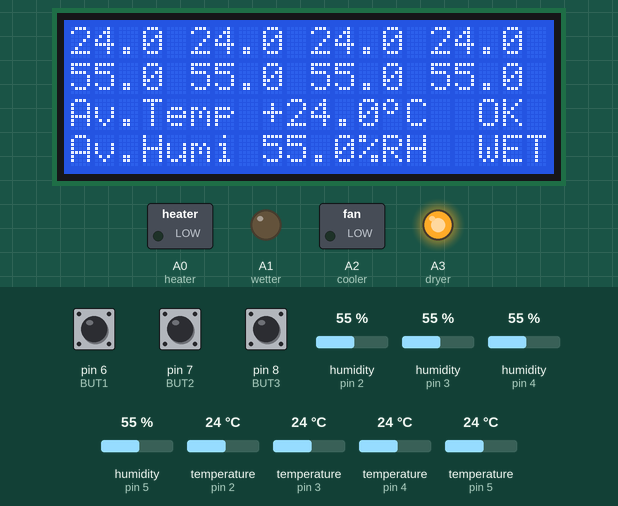
Bench run of a sketch on a simulated Arduino Mega 2560, built with avr-gcc and run on an emulated ATmega2560. On the bench: 20×4 character LCD, switched loads named in the sketch (green lamp = pin HIGH), output pins drawn as LEDs (lit = HIGH). The inputs (shaded band) are chosen by the test bench; at power-on: temperature (sensors on pin 2, pin 3, pin 4, pin 5) 24 °C, pin 8 (BUT3) HIGH, pin 7 (BUT2) HIGH, pin 6 (BUT1) HIGH, humidity (sensors on pin 2, pin 3, pin 4, pin 5) 55 %. The local clock reads 2024-03-15 10:24:30 at power-on unless the sketch sets it; storage starts empty; EEPROM starts erased; what the sketch prints to the serial monitor is not drawn.

Above: at 7.02 s.
7.5 s: temperature (sensor on pin 2) set to 29.2 °C
At 9.07 s:
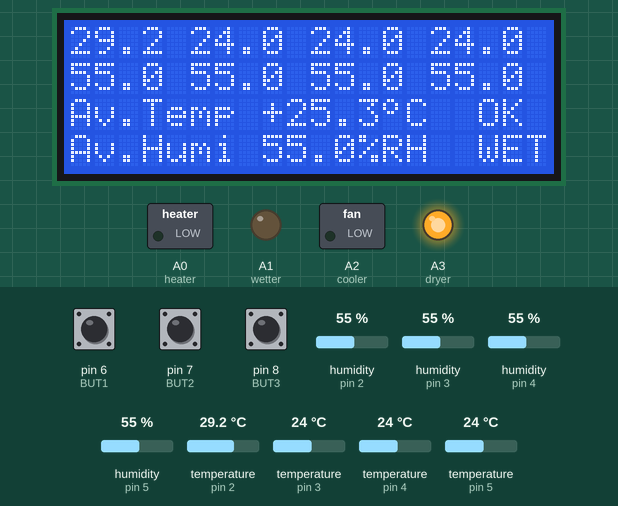
10.8 s: temperature (sensor on pin 2) set to 30.3 °C
At 13.1 s:
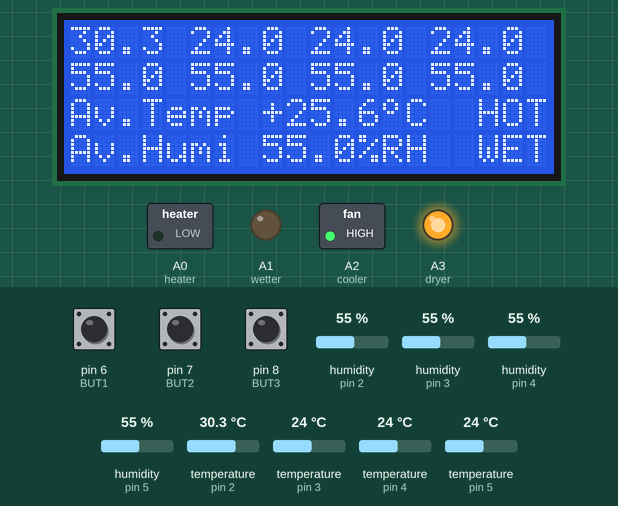
13.9 s: pin 8 (BUT3) pulled LOW for 3.2 s
At 18.0 s:
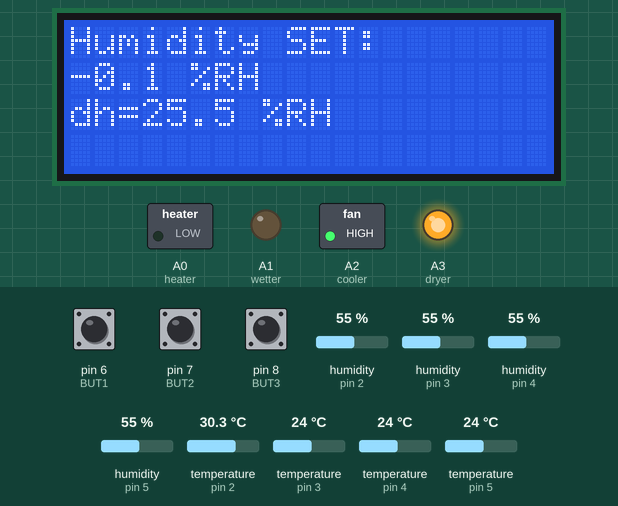
18.6 s: pin 7 (BUT2) pulled LOW for 1 s
At 20.4 s:
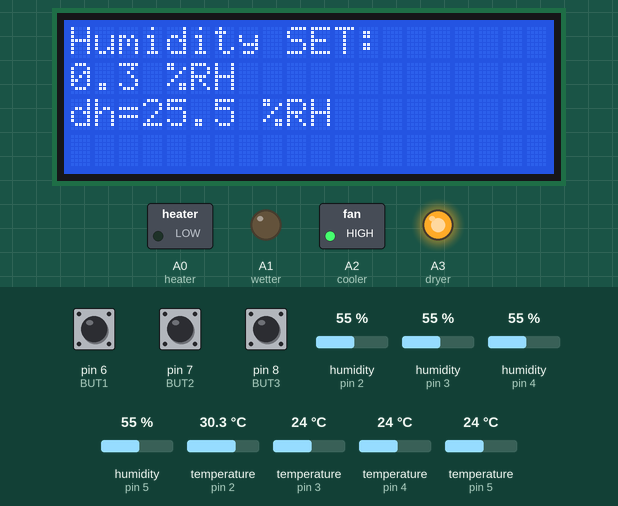
21.1 s: pin 7 (BUT2) pulled LOW for 0.15 s
At 21.9 s:
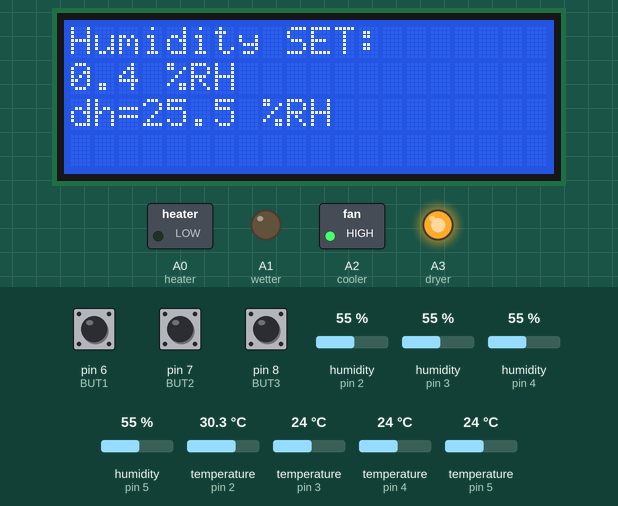
22.8 s: pin 8 (BUT3) pulled LOW for 0.15 s
At 24.0 s:
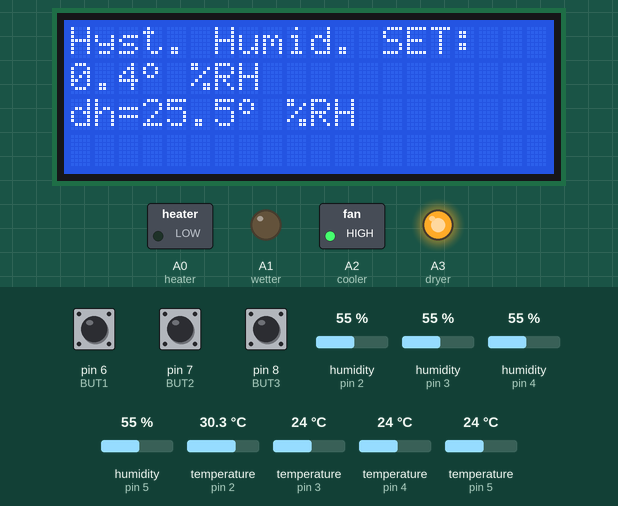
Timing chart, 0 to 25.8 s (numbered marks = the images above; inputs shaded):
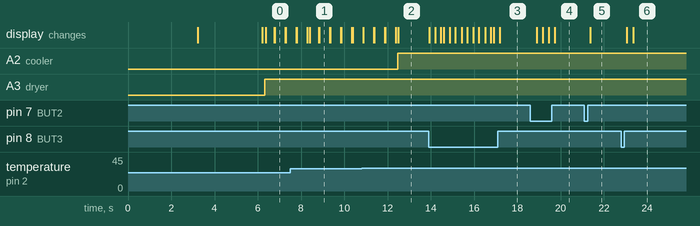

Measured:
- the behaviour switches between 29.6 and 29.7 °C on temperature (sensor on pin 2) (found by bisection; images 1 and 2)
- after the input at 10.8 s, A2 (cooler): LOW → HIGH after 1.7 s
- after the input at 13.9 s, the display: first changes at once (image 3 shows a later state)
- after the input at 18.6 s, the display: first changes after 0.30 s (image 4 shows a later state)
- after the input at 21.1 s, the display: changes after 0.27 s (image 5)
- after the input at 22.8 s, the display: first changes after 0.27 s (image 6 shows a later state)
- what the display in image 0 shows lasts 0.5 s, from 6.8 s to 7.3 s

The sketch:

Temp_and_humi_controller_and_datalogger_with_PID.ino
```cpp
#include <SD.h>
#include <SPI.h>
#include <Wire.h>
#include <RTClib.h>
#include <EEPROM.h>
#include <LiquidCrystal_I2C.h>

RTC_DS3231 rtc;

char daysOfTheWeek[7][12] = {"Sunday", "Monday", "Tuesday", "Wednesday", "Thursday", "Friday", "Saturday"};

LiquidCrystal_I2C lcd(0x27, 20, 4); // set the LCD address to 0x27 for a 16 chars and 2 line display

File templog;

// connect CS pin of sd card module to pin 53 on mega
int pinCS = 10;

// http://arduino.cc/en/Reference/LiquidCrystalCreateChar
byte grad[8] = {
  B01100,
  B10010,
  B10010,
  B01100,
  B00000,
  B00000,
  B00000,
};


#include "DHT.h"
#define DHTPIN1 2     // what pin we're connected to 2
#define DHTPIN2 3     // what pin we're connected to 3
#define DHTPIN3 4     // what pin we're connected to 4
#define DHTPIN4 5     // what pin we're connected to 5

// Uncomment whatever type you're using!
//#define DHTTYPE DHT11   // DHT 11
#define DHTTYPE DHT22   // DHT 22  (AM2302)
//#define DHTTYPE DHT21   // DHT 21 (AM2301)

// if is just sensor:0
// Connect pin 1 (on the left) of the sensor to +5V
// Connect pin 2 of the sensor to whatever your DHTPIN is
// Connect pin 4 (on the right) of the sensor to GROUND
// Connect a 10K resistor from pin 2 (data) to pin 1 (power) of the sensor

DHT dht1(DHTPIN1, DHTTYPE);
DHT dht2(DHTPIN2, DHTTYPE);
DHT dht3(DHTPIN3, DHTTYPE);
DHT dht4(DHTPIN4, DHTTYPE);

// define pins for relay or leds
#define heater A0
#define wetter A1
#define cooler A2
#define dryer A3

// define variable
float temp, t1, reqtemp, temphyst;   // variable for temperature
float hum, reqhum, humhyst;        // variable for humiditiy
float temp1, temp2, temp3, temp4;
float hum1, hum2, hum3, hum4;

byte heat;  // is 1 for heater and 0 for cooler
byte dry;   // is 1 for dryer and 0 for wetter

//edit this to increase datalogging speed in sd card
int wait_time = 5;
int wait_count = 0;


#define BUT1 6    // - switch
#define BUT2 7    // + switch
#define BUT3 8    // MENU switch

byte meniu = 0; // if MENIU = 0 is clasical
// if MENIU = 1 is for temperature set (reqtemp)
// if MENIU = 2 is for dt temperature (temphyst)
// if MENIU = 3 is for humidity set (reqhum)
// if MENIU = 4 is for dh humidity (humhyst)
// if MENIU = 5 is for HEAT/COOL
// if MENIU = 6 id for DRY/WET

//PID Variables
float T_PID_error = 0;
float T_previous_error = 0;
int T_PID_value = 0;

float H_PID_error = 0;
float H_previous_error = 0;
int H_PID_value = 0;

float elapsedTime, Time, timePrev;

int T_PID_p = 0;    int T_PID_i = 0;    int T_PID_d = 0;
int H_PID_p = 0;    int H_PID_i = 0;    int H_PID_d = 0;

//PID constants (Edit these)
int T_kp = 9.1;   int T_ki = 0;   int T_kd = 0;
int H_kp = 9.1;   int H_ki = 0;   int H_kd = 0;


void setup()
{
  Serial.begin(9600);
  rtc.begin(); // Initialize the rtc object

  if (! rtc.begin()) {
    Serial.println("Couldn't find RTC");
    while (1);
  }

  if (rtc.lostPower()) {
    Serial.println("RTC lost power, lets set the time!");
    // following line sets the RTC to the date & time this sketch was compiled
    rtc.adjust(DateTime(F(__DATE__), F(__TIME__)));
    // This line sets the RTC with an explicit date & time, for example to set
    // January 21, 2014 at 3am you would call:
    // rtc.adjust(DateTime(2014, 1, 21, 3, 0, 0));
  }

  Serial.print("Initializing SD card...");

  if (!SD.begin(10)) {
    Serial.println("initialization failed!");
    while (1);
  }
  DateTime now = rtc.now();
  Serial.println("initialization done.");

  lcd.init();                      // initialize the lcd
  lcd.backlight();
  lcd.begin(20, 4);
  lcd.createChar(0, grad);

  // Initialize DHT sensor
  dht1.begin();
  dht2.begin();
  dht3.begin();
  dht4.begin();

  // define outputs
  pinMode(heater, OUTPUT);
  pinMode(wetter, OUTPUT);
  pinMode(cooler, OUTPUT);
  pinMode(dryer, OUTPUT);

  // set the default state for outputs
  digitalWrite(heater, LOW);
  digitalWrite(wetter, LOW);
  digitalWrite(cooler, LOW);
  digitalWrite(dryer, LOW);

  // set push buttons for menu
  pinMode(BUT1, INPUT);
  pinMode(BUT2, INPUT);
  pinMode(BUT3, INPUT);

  digitalWrite(BUT1, HIGH); // pull-ups on
  digitalWrite(BUT2, HIGH);
  digitalWrite(BUT3, HIGH);

  lcd.setCursor(0, 0);
  lcd.print("thermostat with");

  lcd.setCursor(0, 1);
  lcd.print("humidity control");

  delay(3000);
  lcd.clear();

  lcd.setCursor(0, 0);
  lcd.print("original sketch");

  lcd.setCursor(0, 1);
  lcd.print("ver.1.0 GAGAN ");
  delay(3000);
  lcd.clear();

  byte tset1 = EEPROM.read(201);
  byte tset2 = EEPROM.read(202);
  reqtemp = 256 * tset1 + tset2;  // recover the number
  reqtemp = reqtemp / 10;
  temphyst = EEPROM.read(203);
  temphyst = temphyst / 10;
  tset1 = EEPROM.read(204);
  tset2 = EEPROM.read(208);
  reqhum = 256 * tset1 + tset2;  // recover the number
  reqhum = reqhum / 10;
  humhyst = EEPROM.read(205);
  humhyst = humhyst / 10;
  heat = EEPROM.read(206);
  dry = EEPROM.read(207);

  templog = SD.open("templog.txt", FILE_WRITE);
  if (templog) {
    templog.println("Date,Time,Temp 1,Temp 2,Temp 3,Temp 4,Humidity 1,Humidity 2,Humidity 3,Humidity 4,Average Temp,Average Humidity,Set Values");
    templog.close(); // close the file
  }
  else {
    Serial.println("error opening templog.txt");
  }

}

void loop()
{
  DateTime now = rtc.now();
  if (meniu >= 7) meniu = 0;
  if (digitalRead(BUT3) == LOW)
  { meniu = meniu + 1;
    lcd.clear();
    delay(250);
  }


  if (meniu == 0)
  {
    //get sensor values
    hum1 = dht1.readHumidity();
    hum2 = dht2.readHumidity();
    hum3 = dht3.readHumidity();
    hum4 = dht4.readHumidity();
    temp1 = dht1.readTemperature();
    temp2 = dht2.readTemperature();
    temp3 = dht3.readTemperature();
    temp4 = dht4.readTemperature();

    temp = (temp1 + temp2 + temp3 + temp4) / 4;
    hum = (hum1 + hum2 + hum3 + hum4) / 4;

    if (isnan(hum) || isnan(temp)) {
      Serial.println("Failed to read from DHT sensor!");
    }
    else {

      //write on lcd
      lcd.setCursor(0, 0);
      lcd.print(temp1, 1);
      lcd.setCursor(5, 0);
      lcd.print(temp2, 1);
      lcd.setCursor(10, 0);
      lcd.print(temp3, 1);
      lcd.setCursor(15, 0);
      lcd.print(temp4, 1);

      lcd.setCursor(0, 1);
      lcd.print(hum1, 1);
      lcd.setCursor(5, 1);
      lcd.print(hum2, 1);
      lcd.setCursor(10, 1);
      lcd.print(hum3, 1);
      lcd.setCursor(15, 1);
      lcd.print(hum4, 1);

      lcd.setCursor(0, 2);
      lcd.print("Av.Temp ");
      if (temp < 0)
      {
        t1 = -temp;
      }
      else t1 = temp;

      if ( t1 < 10)
      {
        lcd.print(" ");
      }
      if (temp > 0) lcd.print("+");
      if (temp == 0) lcd.print(" ");
      if (temp < 0) lcd.print("-");
      lcd.print(t1, 1);
      lcd.write(byte(0));
      lcd.print("C  ");

      lcd.setCursor(0, 3);
      lcd.print("Av.Humi ");
      lcd.print(hum, 1);
      lcd.print("%RH");


      if (reqtemp - temp > temphyst)
      {
        digitalWrite(heater, HIGH);
        digitalWrite(cooler, LOW);
        lcd.setCursor(16, 2);
        lcd.print("COLD");
      }

      else if (temp - reqtemp > temphyst)
      {
        digitalWrite(heater, LOW);
        digitalWrite(cooler, HIGH);
        lcd.setCursor(16, 2);
        lcd.print(" HOT");
      }

      else if (reqtemp - temp > 0 )
      {
        lcd.setCursor(16, 2);
        lcd.print(" OK");
        Time = millis();
        while (reqtemp - temp > 0) {
          T_PID_error = reqtemp - temp;

          //Calculate the P value
          T_PID_p = T_kp * T_PID_error;

          //Calculate the I value
          T_PID_i = T_PID_i + (T_ki * T_PID_error);

          //Calculate the D value
          timePrev = Time;
          Time = millis();
          elapsedTime = (Time - timePrev) / 1000;

          T_PID_d = T_kd * ((T_PID_error - T_previous_error) / elapsedTime);

          //Final total PID value is the sum of P + I + D
          T_PID_value = T_PID_p + T_PID_i + T_PID_d;

          //We define PWM range between 0 and 255
          if (T_PID_value < 0)
          {
            T_PID_value = 0;
          }
          if (T_PID_value > 2000)
          {
            T_PID_value = 2000;
          }

          digitalWrite(heater, HIGH);
          delay(T_PID_value);
          digitalWrite(heater, LOW);
          delay(2000 - T_PID_value);

          T_previous_error = T_PID_error;
        }
      }

      else
      {
        digitalWrite(cooler, LOW);
        digitalWrite(heater, LOW);
        lcd.setCursor(16, 2);
        lcd.print(" OK !");
      }

      if (reqhum - hum > humhyst)
      {
        digitalWrite(wetter, HIGH);
        digitalWrite(dryer, LOW);
        lcd.setCursor(16, 3);
        lcd.print(" DRY");
      }

      else if (hum - reqhum > humhyst)
      {
        digitalWrite(wetter, LOW);
        digitalWrite(dryer, HIGH);
        lcd.setCursor(16, 3);
        lcd.print(" WET");
      }

      else if (reqhum - hum > 0)
      {
        lcd.setCursor(16, 3);
        lcd.print(" OK");
        Time = millis();
        while (reqhum - hum > 0) {
          H_PID_error = reqhum - hum;

          //Calculate the P value
          H_PID_p = H_kp * H_PID_error;

          //Calculate the I value
          H_PID_i = H_PID_i + (H_ki * H_PID_error);

          //Calculate the D value
          timePrev = Time;
          Time = millis();
          elapsedTime = (Time - timePrev) / 1000;

          H_PID_d = H_kd * ((H_PID_error - H_previous_error) / elapsedTime);

          //Final total PID value is the sum of P + I + D
          H_PID_value = H_PID_p + H_PID_i + H_PID_d;

          //We define PWM range between 0 and 255
          if (H_PID_value < 0)
          {
            H_PID_value = 0;
          }
          if (H_PID_value > 2000)
          {
            H_PID_value = 2000;
          }

          digitalWrite(wetter, HIGH);
          delay(H_PID_value);
          digitalWrite(wetter, LOW);
          delay(2000 - H_PID_value);


          H_previous_error = H_PID_error;
        }
      }

      else
      {
        digitalWrite(dryer, LOW);
        digitalWrite(wetter, LOW);
        lcd.setCursor(16, 3);
        lcd.print(" OK !");
      }

      //Saving Temp values
      if (wait_time == wait_count) {
        templog = SD.open("templog.txt", FILE_WRITE);
        if (templog) {
          templog.print(now.year(), DEC);
          templog.print('/');
          templog.print(now.month(), DEC);
          templog.print('/');
          templog.print(now.day(), DEC);
          templog.print(",");
          templog.print(now.hour(), DEC);
          templog.print(':');
          templog.print(now.minute(), DEC);
          templog.print(':');
          templog.print(now.second(), DEC);
          templog.print(",");
          templog.print(temp1);
          templog.print(",");
          templog.print(temp2);
          templog.print(",");
          templog.print(temp3);
          templog.print(",");
          templog.print(temp4);
          templog.print(",");
          templog.print(hum1);
          templog.print(",");
          templog.print(hum2);
          templog.print(",");
          templog.print(hum3);
          templog.print(",");
          templog.print(hum4);
          templog.print(",");
          templog.print(temp);
          templog.print(",");
          templog.print(hum);
          templog.print(",");
          templog.print(reqtemp);
          templog.print(",");
          templog.println(reqhum);
          templog.close(); // close the file
        }

        // if the file didn't open, print an error:
        else {
          Serial.println("error opening log.txt");
        }
        wait_count = 0;
      }
      else if (wait_count < wait_time) {
        wait_count++;
      }
    }

  } // last line for MENIU = 0


  if (meniu == 1) {
    while (meniu == 1) {
      //   reqtempet(tset);
      lcd.setCursor(0, 0);
      lcd.print("Temperature SET: ");
      lcd.setCursor(0, 1);
      //   lcd.print("+");
      lcd.print(reqtemp, 1);
      //   lcd.write(0b11011111);
      lcd.write(byte(0));
      lcd.print("C  ");

      lcd.setCursor(0, 2);
      lcd.print("dt=");
      lcd.print(temphyst, 1);
      //   lcd.write(0b11011111);
      lcd.write(byte(0));
      lcd.print("C  ");


      if (digitalRead(BUT1) == LOW)
      { reqtemp = reqtemp - 0.1;
        delay(250);
      }
      if (digitalRead(BUT2) == LOW)
      { reqtemp = reqtemp + 0.1;
        delay(250);
      }


      if (digitalRead(BUT3) == LOW)
      { meniu = 2;
        delay(250);
        lcd.clear();
      }
    }
    int reqtemp2 = reqtemp * 10;
    byte tset1 = reqtemp2 / 256;
    byte tset2 = reqtemp2 - tset1 * 256;
    EEPROM.write(201, tset1);
    EEPROM.write(202, tset2);
    delay (100);
  }   // end loop for MENIU = 1


  if (meniu == 2) {
    // if (tmax <= tmin) tmax = tmin + 10;
    while (meniu == 2) {
      //    maxim(dt/10); // this is number to diplay
      //    temphyst(dt); // this is number to diplay
      lcd.setCursor(0, 0);
      lcd.print("Hyst. Temp. SET:");
      lcd.setCursor(0, 1);
      //   lcd.print("+");
      lcd.print(reqtemp, 1);
      //   lcd.write(0b11011111);
      lcd.write(byte(0));
      lcd.print("C  ");

      lcd.setCursor(8, 1);
      lcd.print("dt=");
      lcd.print(temphyst, 1);
      //   lcd.write(0b11011111);
      lcd.write(byte(0));
      lcd.print("C  ");

      if (digitalRead(BUT1) == LOW && temphyst > 0.1 )
      { temphyst = temphyst - 0.1;
        delay(250);
      }
      if (digitalRead(BUT2) == LOW)
      { temphyst = temphyst + 0.1;
        delay(250);
      }
      if (digitalRead(BUT3) == LOW)
      { meniu = 3;
        delay(250);
        lcd.clear();
      }
    }
    EEPROM.write(203, temphyst * 10);
  }  // end loop for MENIU = 2


  if (meniu == 3) {
    while (meniu == 3) {
      //   reqtempet(tset);
      lcd.setCursor(0, 0);
      lcd.print("Humidity SET:");
      lcd.setCursor(0, 1);
      //   lcd.print("+");
      lcd.print(reqhum, 1);
      //   lcd.write(0b11011111);
      //   lcd.write(byte(0));
      lcd.print(" %RH ");

      lcd.setCursor(0, 2);
      lcd.print("dh=");
      lcd.print(humhyst, 1);
      //   lcd.write(0b11011111);
      //   lcd.write(byte(0));
      lcd.print(" %RH");


      if (digitalRead(BUT1) == LOW && reqhum > 0)
      { reqhum = reqhum - 0.1;
        delay(250);
      }
      if (digitalRead(BUT2) == LOW)
      { reqhum = reqhum + 0.1;
        delay(250);
      }

      if (digitalRead(BUT3) == LOW)
      { meniu = 4;
        delay(250);
        lcd.clear();
      }
      //  delay(15);
    }
    int reqtemp2 = reqhum * 10;
    byte tset1 = reqtemp2 / 256;
    byte tset2 = reqtemp2 - tset1 * 256;
    EEPROM.write(204, tset1);
    EEPROM.write(208, tset2);
    delay (250);
  }  // end loop for MENIU =3


  if (meniu == 4) {
    while (meniu == 4) {
      lcd.setCursor(0, 0);
      lcd.print("Hyst. Humid. SET:");
      lcd.setCursor(0, 1);
      //   lcd.print("+");
      lcd.print(reqhum, 1);
      //   lcd.write(0b11011111);
      lcd.write(byte(0));
      lcd.print(" %RH");

      lcd.setCursor(0, 2);
      lcd.print("dh=");
      lcd.print(humhyst, 1);
      //   lcd.write(0b11011111);
      lcd.write(byte(0));
      lcd.print(" %RH");


      if (digitalRead(BUT1) == LOW && humhyst > 0.1)
      { humhyst = humhyst - 0.1;
        delay(250);
      }
      if (digitalRead(BUT2) == LOW)
      { humhyst = humhyst + 0.1;
        delay(250);
      }

      if (digitalRead(BUT3) == LOW)
      { meniu = 5;
        delay(250);
        lcd.clear();
      }
    }
    EEPROM.write(205, humhyst * 10);
  }  // end loop for MENIU = 4


  if (meniu == 5) {
    while (meniu == 5) {
      lcd.setCursor(0, 0);
      lcd.print("thermostat type:");
      lcd.setCursor(0, 1);

      if (heat == 1)
      {
        lcd.print("HEATER ");
      }
      if (heat == 0)
      {
        lcd.print("COOLER ");
      }

      if (digitalRead(BUT1) == LOW)
      { heat = 0;
        delay(250);
      }
      if (digitalRead(BUT2) == LOW)
      { heat = 1;
        delay(250);
      }

      if (digitalRead(BUT3) == LOW)
      { meniu = 6;
        delay(250);
        lcd.clear();
      }
    }
    EEPROM.write(206, heat);
  }   // end loop for end MENIU = 5


  if (meniu == 6) {
    while (meniu == 6) {
      lcd.setCursor(0, 0);
      lcd.print("Humidity control");
      lcd.setCursor(0, 1);

      if (dry == 1)
      {
        lcd.print("DRYER ");
      }
      if (dry == 0)
      {
        lcd.print("WETTER ");
      }

      if (digitalRead(BUT1) == LOW)
      { dry = 0;
        delay(250);
      }
      if (digitalRead(BUT2) == LOW)
      { dry = 1;
        delay(250);
      }

      if (digitalRead(BUT3) == LOW)
      { meniu = 7;
        delay(250);
        lcd.clear();
      }
    }
    EEPROM.write(207, dry);
  }   // end loop for end MENIU = 6
}   // last line in main loop
```
